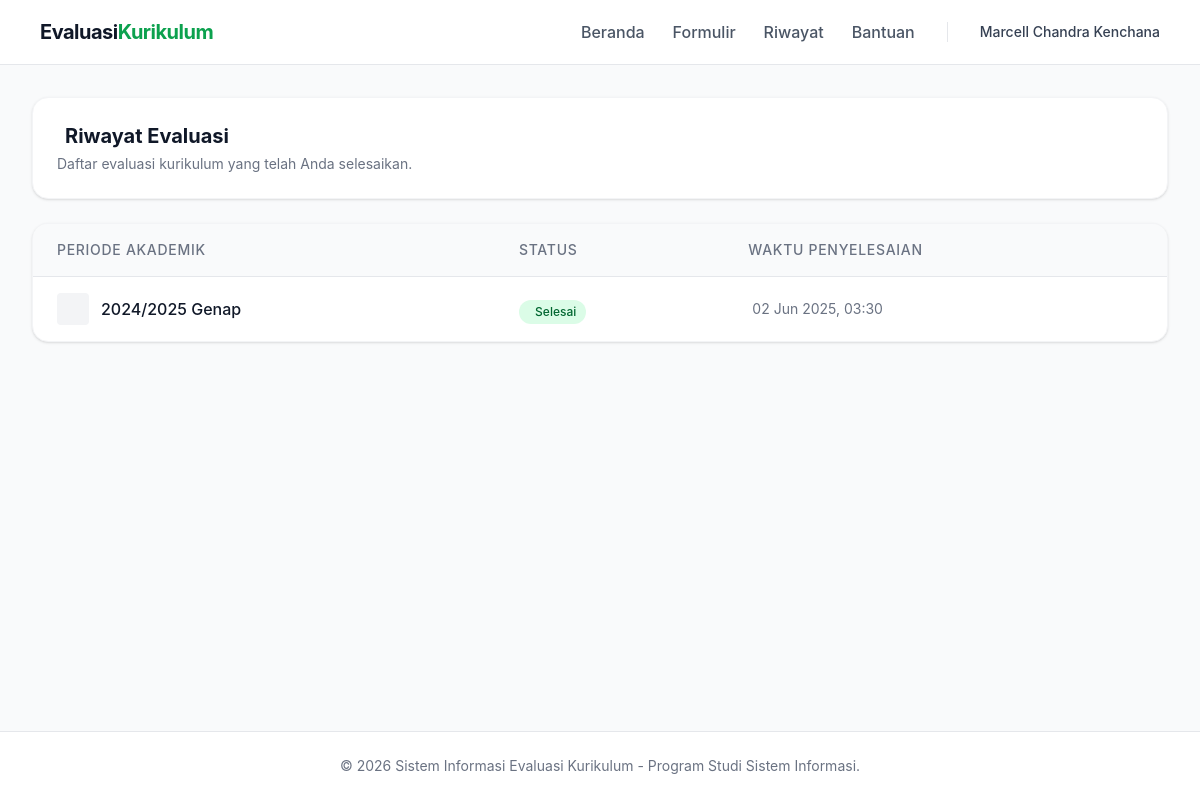
Screenshot of /responden/riwayat.php (signed in) with the database file from the repository.
### tables this page shows
CREATE TABLE `pengisian` (
  `id` int(11) NOT NULL,
  `pengguna_id` int(11) NOT NULL,
  `periode_id` int(11) NOT NULL,
  `status` enum('draft','final') DEFAULT 'draft',
  `tab_terakhir` int(11) DEFAULT 1,
  `terakhir_disimpan` timestamp NOT NULL DEFAULT current_timestamp() ON UPDATE current_timestamp(),
  `waktu_submit` timestamp NULL DEFAULT NULL
);

CREATE TABLE `periode_evaluasi` (
  `id` int(11) NOT NULL,
  `tahun_akademik` varchar(50) DEFAULT NULL,
  `status` enum('draft','buka','tutup') DEFAULT 'draft',
  `dibuat_pada` timestamp NOT NULL DEFAULT current_timestamp()
);

### includes/helpers.php (called while the page is built, shortened)
<?php
function escape($string) {
    return htmlspecialchars($string ?? '', ENT_QUOTES, 'UTF-8');
}
?>

### responden/riwayat.php (the view, shortened to what this page needs)
<?php
require_once '../config/database.php';
require_once '../includes/helpers.php';
$user_id = $_SESSION['user_id'];
$stmt = $pdo->prepare("SELECT p.*, pe.tahun_akademik FROM pengisian p JOIN periode_evaluasi pe ON p.periode_id = pe.id WHERE p.pengguna_id = ? AND p.status = 'final' ORDER BY p.waktu_submit DESC");
$stmt->execute([$user_id]);
$riwayat = $stmt->fetchAll();
require_once '../includes/header.php';
?>
<div class="bg-white rounded-2xl shadow-sm border border-gray-100 p-6 mb-6">
    <h2 class="text-xl font-bold text-gray-900 flex items-center gap-2"><i class="ph ph-clock-counter-clockwise text-brand-500"></i> Riwayat Evaluasi</h2>
    <p class="text-sm text-gray-500 mt-1">Daftar evaluasi kurikulum yang telah Anda selesaikan.</p>
</div>
<?php if (count($riwayat) > 0): ?>
    <div class="bg-white rounded-2xl shadow-sm border border-gray-100 overflow-hidden">
        <table class="w-full text-left border-collapse">
            <thead>
                <tr class="bg-gray-50 border-b border-gray-200 text-sm text-gray-500 uppercase tracking-wider">
                    <th class="px-6 py-4 font-medium">Periode Akademik</th>
                    <th class="px-6 py-4 font-medium">Status</th>
                    <th class="px-6 py-4 font-medium">Waktu Penyelesaian</th>
                </tr>
            </thead>
            <tbody class="divide-y divide-gray-100">
                <?php foreach ($riwayat as $r): ?>
                    <tr class="hover:bg-gray-50 transition-colors">
                        <td class="px-6 py-4 font-medium text-gray-900 flex items-center gap-3">
                            <div class="w-8 h-8 rounded bg-gray-100 flex items-center justify-center text-gray-500"><i class="ph ph-calendar"></i></div>
                            <?= escape($r['tahun_akademik']) ?>
                        </td>
                        <td class="px-6 py-4">
                            <span class="inline-flex items-center gap-1.5 px-2.5 py-1 rounded-full text-xs font-medium bg-green-100 text-green-800">
                                <i class="ph ph-check-circle fill-current"></i> Selesai
                            </span>
                        </td>
                        <td class="px-6 py-4 text-gray-500 text-sm">
                            <i class="ph ph-clock mr-1"></i> <?= date('d M Y, H:i', strtotime($r['waktu_submit'])) ?>
                        </td>
                    </tr>
                <?php endforeach; ?>
            </tbody>
        </table>
    </div>
<?php endif; ?>
<?php require_once '../includes/footer.php'; ?>

### assets/css/style.css (style rules this page uses)
body { font-family: 'Inter', sans-serif; background-color: #f9fafb; color: #111827; }

### includes/header.php (style rules this page uses)
body { font-family: 'Inter', sans-serif; background-color: #f9fafb; color: #111827; }

### rows the page displays
pengisian: periode.tahun_akademik "2024/2025 Genap", waktu_submit "02 Jun 2025, 03:30"

### other values shown
$_SESSION['user_name'] "Marcell Chandra Kenchana"
